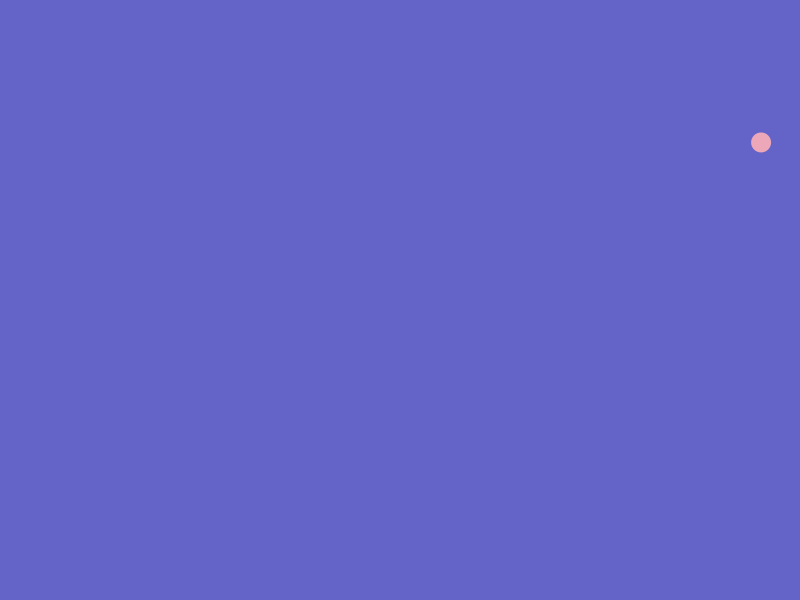
Frame 1 (no input)
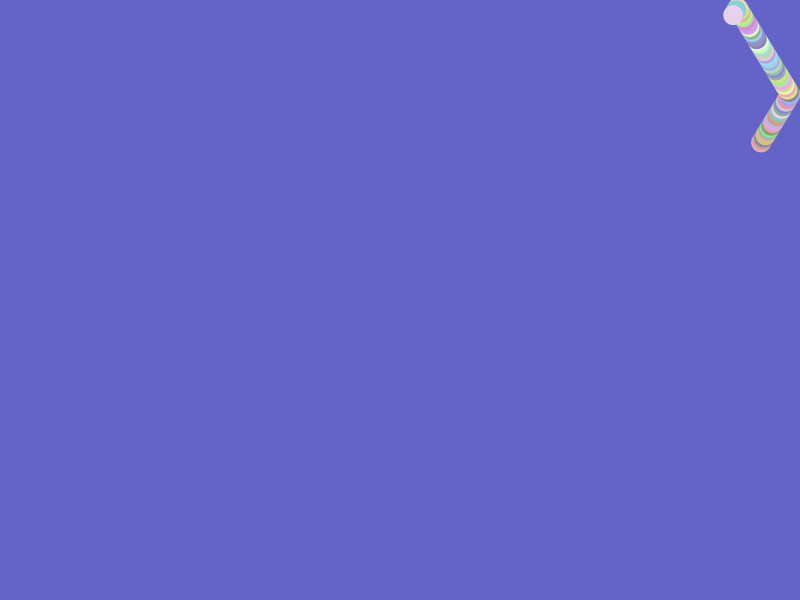
Frame 60 (the mouse pressed at the canvas centre just before this capture)
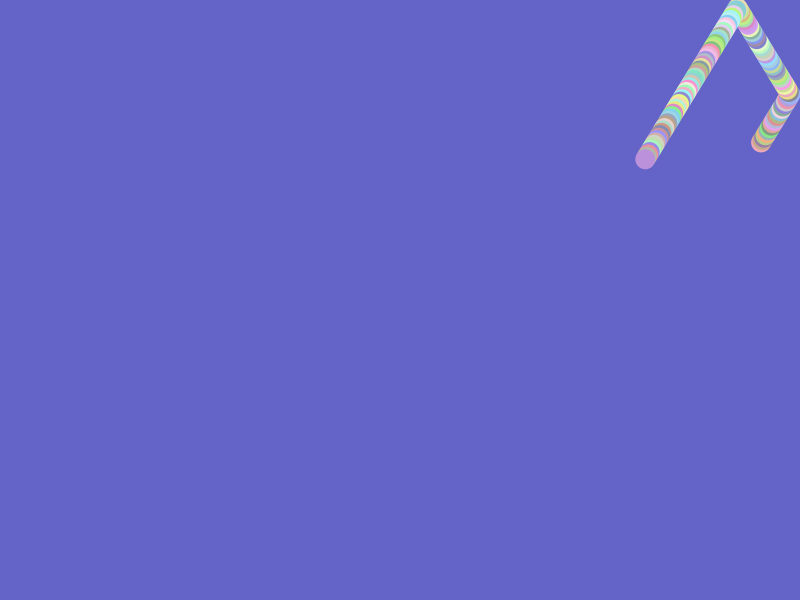
Frame 120 (the mouse held since frame 60 and released just before this capture)

The Processing sketch that drew these frames (run headless with seeded random() and noise(); from frame 60 on, the mouse is pressed at the canvas centre):

// Processing sketch: pastelJoySphere
// ── pastelJoySphere.pde
float xPos; // variable for x & y pos of ball
float yPos;
float xSpeed = random(-5., 5.); // speed of ball on each axis
float ySpeed = random(-5., 5.);
float diam = 20;

void setup() {
  size(800, 600);
  background(100, 100, 200);
  noStroke();
  xPos = random(0, width);
  yPos = random(0, height);
}

void draw() {
  fill(random(127, 255), random(127, 255), random(127, 255));
  ellipse(xPos, yPos, diam, diam);
  xPos += xSpeed;
  yPos += ySpeed;

  if (xPos > width-diam/2 || xPos < diam/2) {
    xSpeed = xSpeed* -1;
  }
  if (yPos > height-diam/2 || yPos < diam/2) {
    ySpeed = ySpeed* -1;
  }
}
